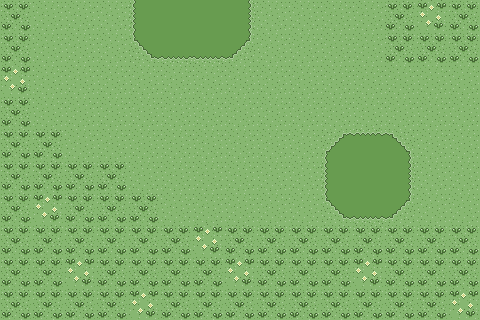

This game map was drawn from its Tiled (.tmx) file and the tilesets committed beside it. A one-line description and the trimmed map source follow:
An orthogonal 15x10 tile map with 32x32 px tiles, 1 tile layer (Tile Layer 1).

<map version="1.0" orientation="orthogonal" width="15" height="10" tilewidth="32" tileheight="32">
 <tileset firstgid="1" name="grass" tilewidth="32" tileheight="32">
  <image source="grass_tiles.png" />
  <tile id="0">
   <properties>
    <property name="HasDirt" value="True" />
   </properties>
  </tile>
  <tile id="1">
   <properties>
    <property name="HasDirt" value="True" />
   </properties>
  </tile>
  <tile id="3">
   <properties>
    <property name="HasDirt" value="True" />
   </properties>
  </tile>
  <tile id="4">
   <properties>
    <property name="HasDirt" value="True" />
   </properties>
  </tile>
  <tile id="5">
   <properties>
    <property name="HasDirt" value="True" />
   </properties>
  </tile>
  <tile id="6">
   <properties>
    <property name="HasDirt" value="False" />
   </properties>
  </tile>
  <tile id="7">
   <properties>
    <property name="HasDirt" value="False" />
   </properties>
  </tile>
  <tile id="8">
   <properties>
    <property name="HasDirt" value="False" />
   </properties>
  </tile>
  <tile id="9">
   <properties>
    <property name="HasDirt" value="" />
   </properties>
  </tile>
 </tileset>
 <layer name="Tile Layer 1" width="15" height="10">
  <data>[150 cells, 150 non-empty, 12 distinct tile ids]</data>
 </layer>
</map>